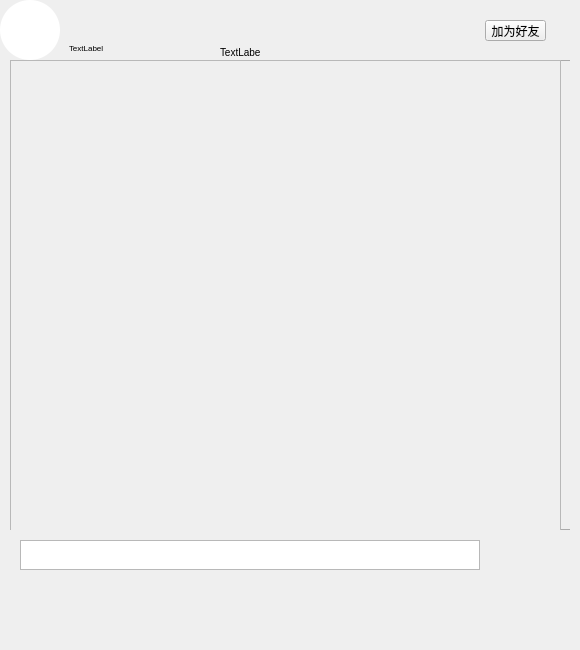
<?xml version="1.0" encoding="UTF-8"?>
<ui version="4.0">
 <class>ChatWidget</class>
 <widget class="QWidget" name="ChatWidget">
  <property name="geometry">
   <rect>
    <x>0</x>
    <y>0</y>
    <width>580</width>
    <height>650</height>
   </rect>
  </property>
  <property name="windowTitle">
   <string>Form</string>
  </property>
  <widget class="QWidget" name="widget" native="true">
   <property name="geometry">
    <rect>
     <x>0</x>
     <y>0</y>
     <width>580</width>
     <height>60</height>
    </rect>
   </property>
   <widget class="QPushButton" name="img">
    <property name="geometry">
     <rect>
      <x>0</x>
      <y>0</y>
      <width>60</width>
      <height>60</height>
     </rect>
    </property>
    <property name="styleSheet">
     <string notr="true">border:none;
border-radius:30px;
background-color:white;</string>
    </property>
    <property name="text">
     <string/>
    </property>
   </widget>
   <widget class="QLabel" name="act">
    <property name="geometry">
     <rect>
      <x>69</x>
      <y>40</y>
      <width>91</width>
      <height>16</height>
     </rect>
    </property>
    <property name="styleSheet">
     <string notr="true">font-size:8px;</string>
    </property>
    <property name="text">
     <string>TextLabel</string>
    </property>
   </widget>
   <widget class="QPushButton" name="change">
    <property name="geometry">
     <rect>
      <x>260</x>
      <y>5</y>
      <width>30</width>
      <height>30</height>
     </rect>
    </property>
    <property name="cursor">
     <cursorShape>PointingHandCursor</cursorShape>
    </property>
    <property name="styleSheet">
     <string notr="true">border:none;</string>
    </property>
    <property name="text">
     <string/>
    </property>
   </widget>
   <widget class="QLineEdit" name="friendname">
    <property name="geometry">
     <rect>
      <x>70</x>
      <y>5</y>
      <width>181</width>
      <height>30</height>
     </rect>
    </property>
    <property name="styleSheet">
     <string notr="true">border:none;
background-color: transparent;
font-size:14px;
color:rgb(0, 170, 255);
font-weight:bold;</string>
    </property>
   </widget>
   <widget class="QLabel" name="status">
    <property name="geometry">
     <rect>
      <x>220</x>
      <y>45</y>
      <width>40</width>
      <height>15</height>
     </rect>
    </property>
    <property name="styleSheet">
     <string notr="true">font-size:10px;</string>
    </property>
    <property name="text">
     <string>TextLabel</string>
    </property>
   </widget>
   <widget class="QPushButton" name="pushButton">
    <property name="geometry">
     <rect>
      <x>485</x>
      <y>20</y>
      <width>61</width>
      <height>21</height>
     </rect>
    </property>
    <property name="cursor">
     <cursorShape>PointingHandCursor</cursorShape>
    </property>
    <property name="text">
     <string>加为好友</string>
    </property>
   </widget>
  </widget>
  <widget class="QWidget" name="chatdisplay" native="true">
   <property name="geometry">
    <rect>
     <x>10</x>
     <y>60</y>
     <width>560</width>
     <height>470</height>
    </rect>
   </property>
   <property name="styleSheet">
    <string notr="true">#chatdisplay{
border-top:1px solid #aaaaaa;
border-bottom:1px solid #aaaaaa;
}</string>
   </property>
   <widget class="QScrollArea" name="scrollArea">
    <property name="geometry">
     <rect>
      <x>0</x>
      <y>0</y>
      <width>551</width>
      <height>471</height>
     </rect>
    </property>
    <property name="widgetResizable">
     <bool>false</bool>
    </property>
    <widget class="QWidget" name="contents">
     <property name="geometry">
      <rect>
       <x>0</x>
       <y>0</y>
       <width>545</width>
       <height>460</height>
      </rect>
     </property>
    </widget>
   </widget>
  </widget>
  <widget class="QWidget" name="input" native="true">
   <property name="geometry">
    <rect>
     <x>10</x>
     <y>530</y>
     <width>551</width>
     <height>150</height>
    </rect>
   </property>
   <widget class="QTextEdit" name="textEdit">
    <property name="geometry">
     <rect>
      <x>10</x>
      <y>10</y>
      <width>460</width>
      <height>30</height>
     </rect>
    </property>
    <property name="maximumSize">
     <size>
      <width>16777215</width>
      <height>100</height>
     </size>
    </property>
   </widget>
   <widget class="QPushButton" name="send">
    <property name="geometry">
     <rect>
      <x>470</x>
      <y>10</y>
      <width>30</width>
      <height>30</height>
     </rect>
    </property>
    <property name="cursor">
     <cursorShape>PointingHandCursor</cursorShape>
    </property>
    <property name="styleSheet">
     <string notr="true">border-radius:15px;</string>
    </property>
    <property name="text">
     <string/>
    </property>
   </widget>
   <widget class="QPushButton" name="sendimg">
    <property name="geometry">
     <rect>
      <x>510</x>
      <y>10</y>
      <width>30</width>
      <height>30</height>
     </rect>
    </property>
    <property name="cursor">
     <cursorShape>PointingHandCursor</cursorShape>
    </property>
    <property name="styleSheet">
     <string notr="true">border:none;</string>
    </property>
    <property name="text">
     <string/>
    </property>
   </widget>
  </widget>
 </widget>
 <resources/>
 <connections/>
</ui>
